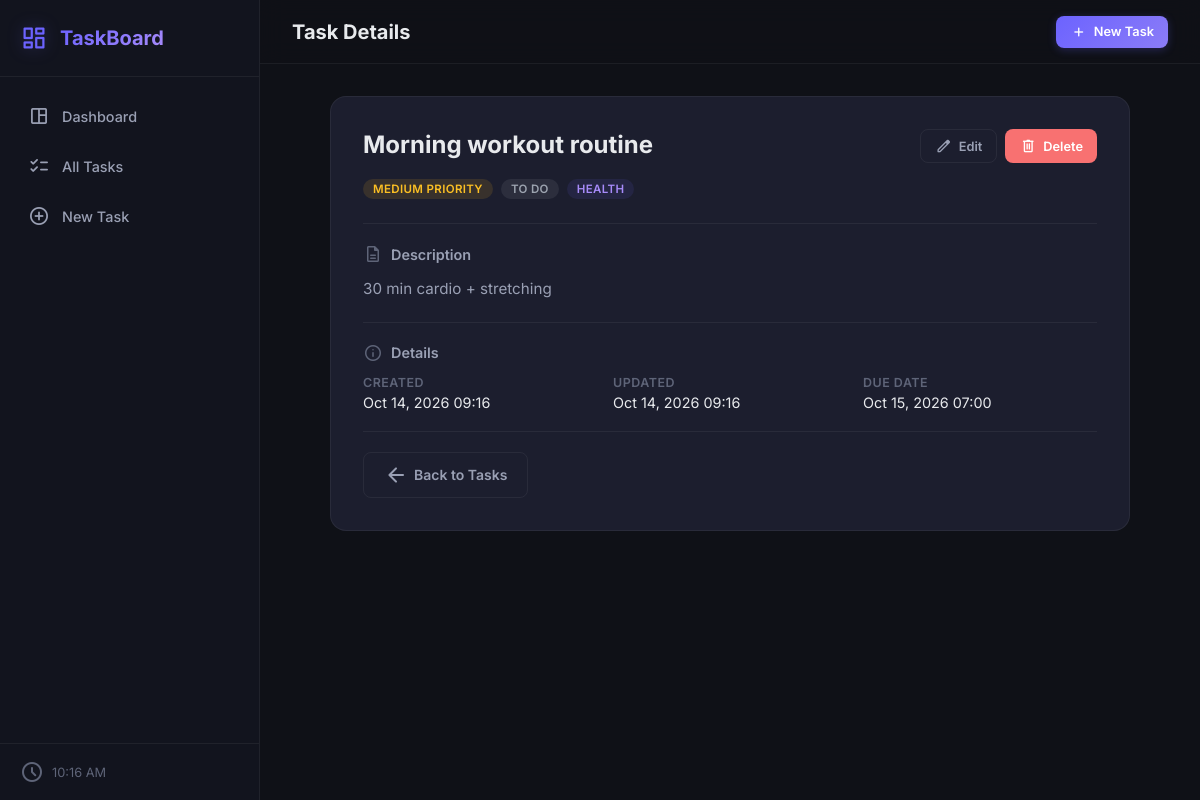
The app's page /tasks/2/ with its own data.
### task/models.py (models this page shows, shortened)
class Task(models.Model):
    PRIORITY = [("L", "Low"), ("M", "Medium"), ("H", "High")]
    STATUS = [
        ("todo", "To Do"),
        ("in_progress", "In Progress"),
        ("done", "Done"),
    ]
    CATEGORY = [
        ("work", "Work"),
        ("personal", "Personal"),
        ("health", "Health"),
        ("finance", "Finance"),
        ("education", "Education"),
        ("other", "Other"),
    ]
    title = models.CharField(max_length=200)
    description = models.TextField(blank=True)
    priority = models.CharField(max_length=1, choices=PRIORITY, default="M")
    status = models.CharField(max_length=20, choices=STATUS, default="todo")
    category = models.CharField(max_length=20, choices=CATEGORY, default="other")
    due_date = models.DateTimeField(null=True, blank=True)
    done = models.BooleanField(default=False)
    created_at = models.DateTimeField(auto_now_add=True)
    updated_at = models.DateTimeField(auto_now=True)
    class Meta:
        ordering = ["done", "-priority", "-created_at"]
    @property
    def is_overdue(self):
        if self.due_date and not self.done:
            return timezone.now() > self.due_date
        return False

### task/views.py (the view)
# urls.py: path("tasks/<int:pk>/", views.task_detail, name="task_detail"),
def task_detail(request, pk):
    task = get_object_or_404(Task, pk=pk)
    return render(request, "task/task_detail.html", {"task": task})

### task/templates/task/task_detail.html (shortened to what this page needs)
{% extends "task/base.html" %}
{% block page_title %}Task Details{% endblock %}
{% block content %}
<div class="detail-page">
    <div class="card detail-card">
        <div class="detail-header">
            <div class="detail-title-row">
                <h2 class="detail-title {% if task.done %}done-text{% endif %}">{{ task.title }}</h2>
                <div class="detail-actions">
                    <a href="{% url 'task_edit' task.pk %}" class="btn btn-ghost btn-sm">
                        <span class="material-symbols-rounded">edit</span> Edit
                    </a>
                    <a href="{% url 'task_delete' task.pk %}" class="btn btn-danger btn-sm">
                        <span class="material-symbols-rounded">delete</span> Delete
                    </a>
                </div>
            </div>
            <div class="detail-badges">
                <span class="badge badge-priority-{{ task.priority }}">{{ task.get_priority_display }} Priority</span>
                <span class="badge badge-status-{{ task.status }}">{{ task.get_status_display }}</span>
                <span class="badge badge-category">{{ task.get_category_display }}</span>
            </div>
        </div>
        {% if task.description %}
        <div class="detail-section">
            <h3 class="detail-section-title">
                <span class="material-symbols-rounded">description</span> Description
            </h3>
            <p class="detail-description">{{ task.description|linebreaksbr }}</p>
        </div>
        {% endif %}
        <div class="detail-section">
            <h3 class="detail-section-title">
                <span class="material-symbols-rounded">info</span> Details
            </h3>
            <div class="detail-meta-grid">
                <div class="meta-item">
                    <span class="meta-label">Created</span>
                    <span class="meta-value">{{ task.created_at|date:"M d, Y H:i" }}</span>
                </div>
                <div class="meta-item">
                    <span class="meta-label">Updated</span>
                    <span class="meta-value">{{ task.updated_at|date:"M d, Y H:i" }}</span>
                </div>
                {% if task.due_date %}
                <div class="meta-item">
                    <span class="meta-label">Due Date</span>
                    <span class="meta-value {% if task.is_overdue %}overdue{% endif %}">{{ task.due_date|date:"M d, Y H:i" }}</span>
                </div>
                {% endif %}
            </div>
        </div>
        <div class="detail-footer">
            <a href="{% url 'task_list' %}" class="btn btn-ghost">
                <span class="material-symbols-rounded">arrow_back</span> Back to Tasks
            </a>
        </div>
    </div>
</div>
{% endblock %}

### task/static/task/css/style.css (style rules this page uses)
:root { --bg-primary: #0f1117; --bg-secondary: #161822; --bg-card: #1c1e2e; --bg-card-hover: #22253a; --bg-input: #1a1c2b; --bg-sidebar: #12141e; --text-primary: #e8eaed; --text-secondary: #9aa0b4; --text-muted: #5e6478; --accent-primary: #6c63ff; --accent-primary-hover: #7b73ff; --accent-primary-glow: rgba(108, 99, 255, 0.25); --accent-success: #34d399; --accent-success-bg: rgba(52, 211, 153, 0.12); --accent-warning: #fbbf24; --accent-warning-bg: rgba(251, 191, 36, 0.12); --accent-danger: #f87171; --accent-danger-bg: rgba(248, 113, 113, 0.12); --accent-info: #60a5fa; --accent-info-bg: rgba(96, 165, 250, 0.12); --priority-high: #f87171; --priority-medium: #fbbf24; --priority-low: #34d399; --border-color: rgba(255, 255, 255, 0.06); --border-color-hover: rgba(255, 255, 255, 0.12); --radius-sm: 8px; --radius-md: 12px; --radius-lg: 16px; --radius-xl: 20px; --shadow-sm: 0 1px 3px rgba(0, 0, 0, 0.3); --shadow-md: 0 4px 12px rgba(0, 0, 0, 0.4); --shadow-lg: 0 8px 32px rgba(0, 0, 0, 0.5); --shadow-glow: 0 0 20px var(--accent-primary-glow); --sidebar-width: 260px; --topbar-height: 64px; --transition-fast: 0.15s ease; --transition-normal: 0.25s ease; --transition-slow: 0.4s cubic-bezier(0.4, 0, 0.2, 1); }
*, *::before, *::after { margin: 0; padding: 0; box-sizing: border-box; }
html { font-size: 16px; scroll-behavior: smooth; }
body { font-family: 'Inter', -apple-system, BlinkMacSystemFont, sans-serif; background: var(--bg-primary); color: var(--text-primary); display: flex; min-height: 100vh; overflow-x: hidden; -webkit-font-smoothing: antialiased; }
a { color: inherit; text-decoration: none; }
.btn { display: inline-flex; align-items: center; gap: 6px; padding: 10px 20px; border: none; border-radius: var(--radius-sm); font-family: inherit; font-size: 0.875rem; font-weight: 600; cursor: pointer; transition: all var(--transition-fast); white-space: nowrap; }
.btn-sm { padding: 7px 14px; font-size: 0.8rem; }
.btn-sm .material-symbols-rounded { font-size: 18px; }
.btn-ghost { background: transparent; color: var(--text-secondary); border: 1px solid var(--border-color); }
.btn-danger { background: var(--accent-danger); color: white; }
.card { background: var(--bg-card); border: 1px solid var(--border-color); border-radius: var(--radius-lg); padding: 24px; transition: border-color var(--transition-fast); }
.badge { display: inline-flex; align-items: center; gap: 4px; padding: 3px 10px; border-radius: 20px; font-size: 0.72rem; font-weight: 600; text-transform: uppercase; letter-spacing: 0.03em; }
.badge-priority-M { background: var(--accent-warning-bg); color: var(--priority-medium); }
.badge-status-todo { background: rgba(156, 163, 175, 0.12); color: #9ca3af; }
.badge-category { background: rgba(108, 99, 255, 0.1); color: #a78bfa; }
.detail-page { max-width: 800px; margin: 0 auto; }
.detail-card { padding: 32px; }
.detail-header { margin-bottom: 24px; }
.detail-title-row { display: flex; align-items: flex-start; justify-content: space-between; gap: 16px; margin-bottom: 16px; }
.detail-title { font-size: 1.5rem; font-weight: 700; line-height: 1.3; }
.detail-actions { display: flex; gap: 8px; flex-shrink: 0; }
.detail-badges { display: flex; gap: 8px; flex-wrap: wrap; }
.detail-section { padding: 20px 0; border-top: 1px solid var(--border-color); }
.detail-section-title { display: flex; align-items: center; gap: 8px; font-size: 0.9rem; font-weight: 600; color: var(--text-secondary); margin-bottom: 12px; }
.detail-section-title .material-symbols-rounded { font-size: 20px; color: var(--text-muted); }
.detail-description { font-size: 0.95rem; line-height: 1.7; color: var(--text-secondary); }
.detail-meta-grid { display: grid; grid-template-columns: repeat(auto-fit, minmax(180px, 1fr)); gap: 16px; }
.meta-item { display: flex; flex-direction: column; gap: 4px; }
.meta-label { font-size: 0.78rem; color: var(--text-muted); text-transform: uppercase; font-weight: 600; letter-spacing: 0.04em; }
.meta-value { font-size: 0.9rem; color: var(--text-primary); }
.detail-footer { padding-top: 20px; border-top: 1px solid var(--border-color); }

### records on screen
Task: title "Morning workout routine", priority "MEDIUM", status "TO DO", category "HEALTH", description "30 min cardio + stretching", created_at "Oct 14, 2026 09:16", updated_at "Oct 14, 2026 09:16", due_date "Oct 15, 2026 07:00"
